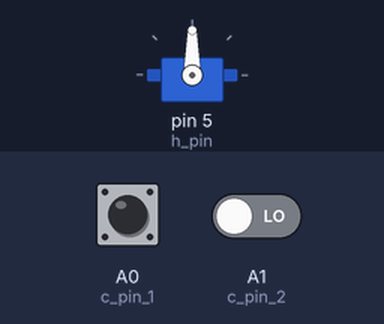
Simulated run of this sketch. Board: Arduino Uno, built with avr-gcc and run on an emulated ATmega328P. On the bench: servo. The inputs (shaded band) are chosen by the test bench; at power-on: A0 (c_pin_1) LOW, A1 (c_pin_2) LOW.

Above: at 1.2 s.
1.3 s: A0 (c_pin_1) driven HIGH
At 1.53 s:
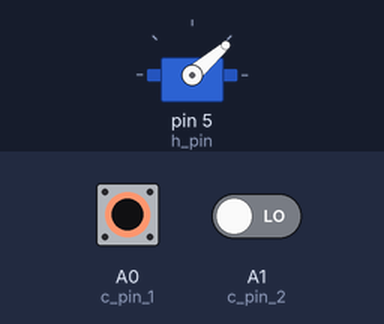
4.3 s: A1 (c_pin_2) driven HIGH
At 5.0 s:
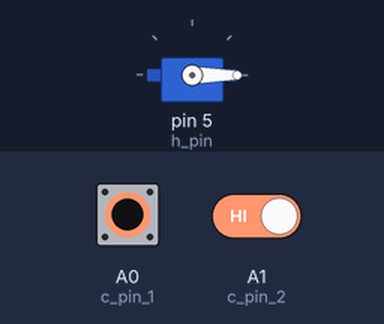
5.8 s: A1 (c_pin_2) driven LOW
At 6.7 s:
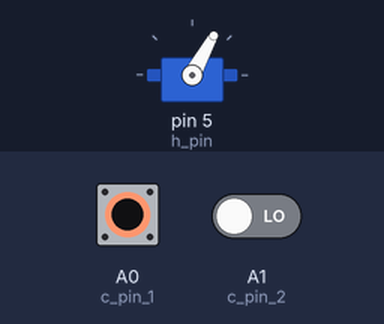
8.8 s: A0 (c_pin_1) driven LOW
10.3 s: A0 (c_pin_1) pulsed HIGH 2 times (0.12 s each, 0.3 s apart)
At 11.9 s:
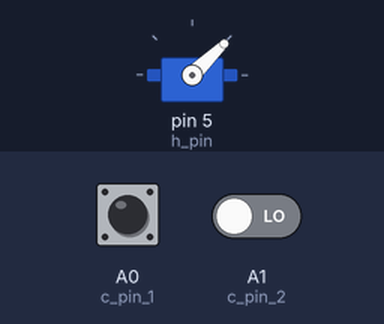
12.4 s: A0 (c_pin_1) pulsed HIGH 5 times (0.12 s each, 0.3 s apart)
At 14.2 s:
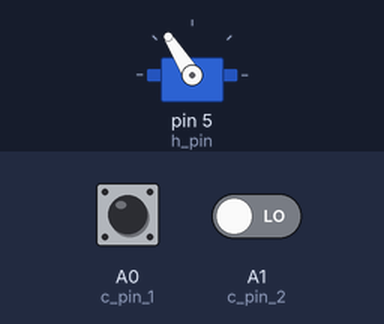
Timing chart, 0 to 15.7 s (numbered marks = the images above; inputs shaded):
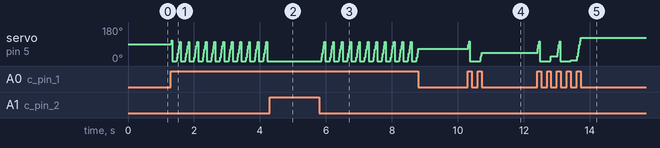

Measured:
- after the input at 1.3 s, servo on pin 5 (h_pin): ramps from 0° to 111° and jumps back, once every 0.26 s
- after the input at 4.3 s, servo on pin 5 (h_pin): stops changing and stays 0°
- after the input at 5.8 s, servo on pin 5 (h_pin): 0° → 1° after 0.05 s, then repeats every 0.26 s: 21° 0.02 s, 41° 0.02 s, 61° 0.02 s, 81° 0.02 s, 101° 0.03 s, 0° 0.13 s, 1° 0.02 s
- after the input at 8.8 s, servo on pin 5 (h_pin): stops changing and stays 64°
- after the input at 10.3 s, servo on pin 5 (h_pin): 64° → 0° at once, → 44° 0.38 s later
- after the input at 12.4 s, servo on pin 5 (h_pin): ramps from 0° to 122° and jumps back, once every 0.62 s

The sketch:

Movement_Driver.ino
```cpp
#include <Servo.h>

//input pins
const char c_pin_1 = A0; //controller pin 1
const char c_pin_2 = A1; //controller pin 2
//const byte c_pin_3 = A2; //controller pin 3
//const byte c_pin_4 = A3; //controller pin 4
//data variables
char x_left;  //checks if the motor moves left
char x_right; //checks if the motor moves right
char x_pos;
//output pins
const char h_pin = 5; //temp output pin for horizontal pin movement
Servo h_servo;


void setup() {
  // put your setup code here, to run once:
  Serial.begin(115200);
  pinMode(c_pin_1, INPUT);
  pinMode(c_pin_2, INPUT);
  h_servo.attach(h_pin);
}


void SM_Read(bool reset = false)
{
  //States
  static enum {READ} state = READ;

  if(reset)
  {
    x_left = 0;
    x_right = 0;
  }

  //actions
  switch(state)
  {
    case READ:
    {
      x_left = digitalRead(c_pin_1);
      x_right = digitalRead(c_pin_2);
      break;
    }
    default:
    {
      x_left = 0;
      x_right = 0;
      break;
    }
  }
  //transitions
    switch(state)
  {
    case READ:
    {
      break;
    }
    default:
    {
      break;
    }
  }
}

//state machine for outputing horizontal motor movement
void SM_H_Motor(bool reset = false)
{
  //states
  static enum {START, STOP, LEFT, WAIT_LEFT, RIGHT, WAIT_RIGHT} state = START;
  const uint32_t MOTOR_DELAY = 1; //1 ms
  static uint32_t h_Time = 0; //time for motor delay

  //on reset
  if(reset)
  {
    state=START;
  }

  //actions
  switch(state)
  {
    case START:
    {
      x_pos = 90;
      h_servo.write(x_pos);
      break;
    }
    case STOP:
    {
      break;
    }
    case LEFT:
    {
      if(x_pos <180)
      {
        x_pos += 1;
      }
      h_servo.write(x_pos);
      h_Time = millis();
      break;
    }
    case WAIT_LEFT:
    {
      break;
    }
    case RIGHT:
    {
      if(x_pos > 0)
      {
        x_pos -= 1;
      }
      h_servo.write(x_pos);
      h_Time = millis();
      break;
    }
    case WAIT_RIGHT:
    {
      break;
    }
    default:
    {
      break;
    }
  }

  //transitions
    switch(state)
  {
    case START:
    {
      state = STOP;
      break;
    }
    case STOP:
    {
      if(x_left && !x_right)
      {
        state = LEFT;
      }
      else if (!x_left && x_right)
      {
        state = RIGHT;
      }
      else
      {
        state = STOP;
      }
      break;
    }
    case LEFT:
    {
      state = WAIT_LEFT;
      break;
    }
    case WAIT_LEFT:
    {
      if(millis() - h_Time >= MOTOR_DELAY)
      {
        if(x_left && !x_right)
        {
          state = LEFT;
        }
        else if(!x_left && x_right)
        {
          state = RIGHT;
        }
        else
        {
          state = STOP;
        }
      }
      else
      {
        state = WAIT_LEFT;
      }
      break;
    }
    case RIGHT:
    {
      state = WAIT_RIGHT;
      break;
    }
    case WAIT_RIGHT:
    {
      if(millis() - h_Time >= MOTOR_DELAY)
      {
        if(x_left && !x_right)
        {
          state = LEFT;
        }
        else if(!x_left && x_right)
        {
          state = RIGHT;
        }
        else
        {
          state = STOP;
        }
      }
      else
      {
        state = WAIT_RIGHT;
      }
      break;
    }
    default:
    {
      break;
    }
  }
}

void loop() {
  // put your main code here, to run repeatedly:
  SM_Read();
  SM_H_Motor();
}
```
